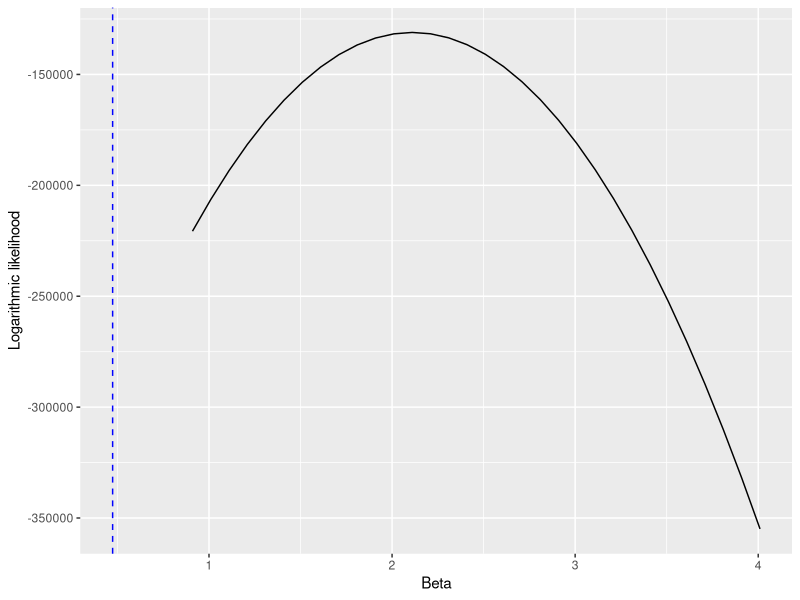
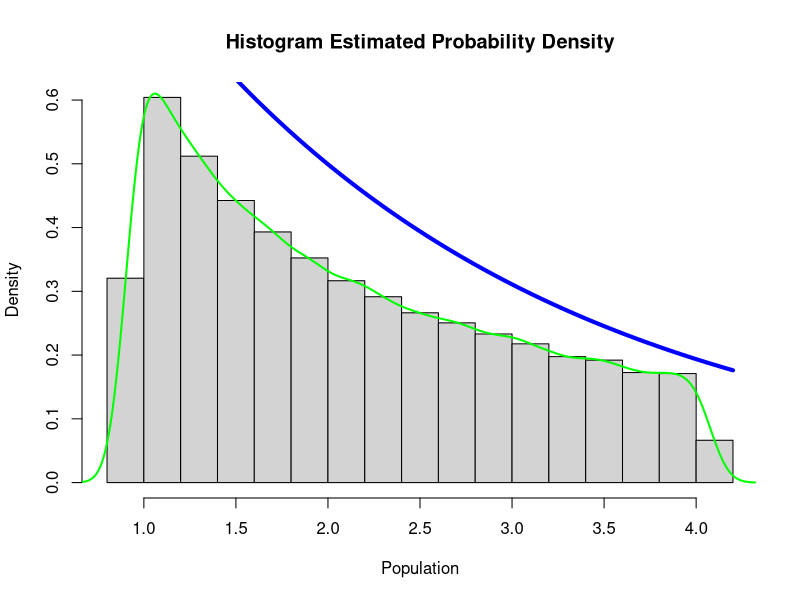

Generate these figures, in order, with R:
## ---- chunk 1
knitr::opts_chunk$set(echo = TRUE)
## ---- chunk 2
library("ggplot2")
db<-read.table("./Assignment_data/A1_MLE.dat")
m<-mean(db$V1)
sd1<-sd(db$V1)
variance<-var(db$V1)
## ---- chunk 3
n <- length(db$V1)
x <- db$V1
b <- seq(min(db$V1),max(db$V1),by=0.01)
L <- (b^n)*(prod(x)^(b-1))
cat("The sample size is", n)
## ---- chunk 4
#n/sum(x) x is all values
MLE<-100000/sum(db$V1) 
#MLE=~sd1/m
cat("MLE is", MLE)
## ---- chunk 5
log_likelihood<-function(m){
  log_data<-dnorm(db$V1, mean=m, sd=sd1, log=T)
  log_likelyhood<-sum(log_data)
  return(log_likelyhood)
}

beta<-seq(min(db$V1), max(db$V1), by=0.1)#min->max or 0.1->max
log_likelihood_values <- sapply(beta, log_likelihood)

plot_data <- data.frame(Beta = beta, LogLikelihood = log_likelihood_values)

ggplot(plot_data, aes(x=beta, y=log_likelihood_values))+
          geom_line()+
          geom_vline(xintercept =100000/sum(db$V1), color = "blue", linetype = "dashed")+
          xlab("Beta")+
          ylab("Logarithmic likelihood")
## ---- chunk 6
#n is sample size, MLE is maximum likelihood estimator
error <- qt(0.975, df=n-1)*sd1/(2*sqrt(n))
lower_bound <- MLE - error
upper_bound <- MLE + error
cat("Confidence interval of 95% for parameter B is","[", lower_bound, ",", upper_bound, "]")

## ---- chunk 7
Prob_density<- function(a, beta) {
  beta * exp(-beta * a + 1)
}
hist(db$V1, freq=F, main = "Histogram Estimated Probability Density", xlab="Population")
lines(density(db$V1), col="green", lwd=2)
curve(Prob_density(x, MLE), col = "blue", lwd = 4, add = TRUE)

## ---- chunk 8
o<-1#placeholder
AA<-o^2
Aa<-2*o*(1-o)
aa<-(1-o)^2
#n<-sample size
#z<-individuals AA
#x<-individuals Aa
#y<-individuals aa
## ---- chunk 9
log_likelihood<-function(o, z ,x ,y){
  n<-z+x+y
  AA<-o^2
  Aa<-2*o*(1-o)
  aa<-(1-o)^2
  log_lik<-log(factorial(n))-(log(factorial(z))+log(factorial(x))+log(factorial(y)))+
    z*log(AA)+x*log(Aa)+y*log(aa)
  #z*log(AA)=total individuals* prob of an individual=individuals in sample
  return(-log_lik)#negative, as optimize gets minimum, we want maximum, so we use the negative of the function
}
z<-20#example data
x<-50#example data
y<-10#example data
mle_opt<-optimize(log_likelihood, interval =c(0,1), z, x, y)
mle_o<-mle_opt$minimum
cat("MLE for o is", mle_o)
